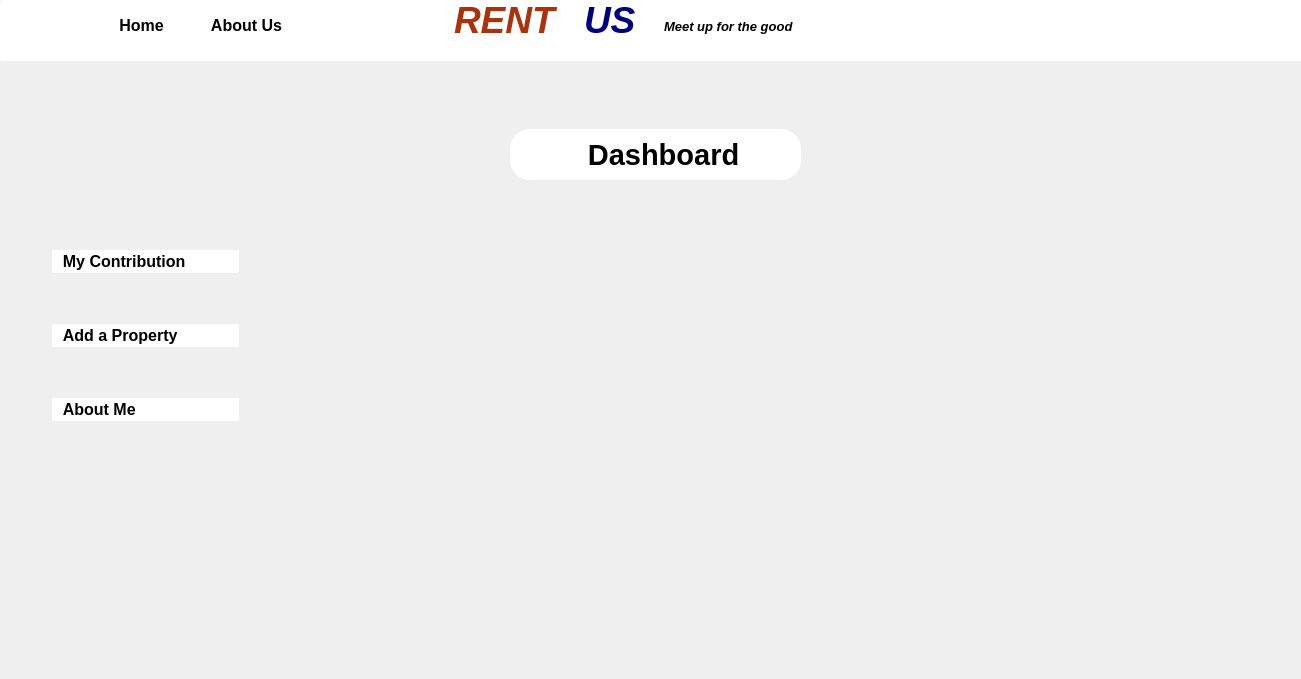
<?xml version="1.0" encoding="UTF-8"?>
<ui version="4.0">
 <class>userpage</class>
 <widget class="QWidget" name="userpage">
  <property name="geometry">
   <rect>
    <x>0</x>
    <y>0</y>
    <width>1301</width>
    <height>679</height>
   </rect>
  </property>
  <property name="windowTitle">
   <string>Form</string>
  </property>
  <property name="styleSheet">
   <string notr="true">#Homepage
{

background-color: rgb(222,220,220)
}

QTextEdit, QPlainTextEdit
{
	border : 1px solid white;
	border-radius: 2px;
}
QPushButton
{
	color: black;
	background: rgb(255,255,255);
	border: 2px solid white;
	border-radius: 2px;
	text-align : left;
}
#pushButton_3, #pushButton_4

{
	color: black;
	background: rgb(255,255,255);
	border: 2px solid white;
	border-radius: 2px;
	text-align : center;
}


</string>
  </property>
  <widget class="QStackedWidget" name="stackedWidget">
   <property name="geometry">
    <rect>
     <x>0</x>
     <y>-1</y>
     <width>1301</width>
     <height>661</height>
    </rect>
   </property>
   <widget class="QWidget" name="dashboard">
    <widget class="QPlainTextEdit" name="plainTextEdit">
     <property name="geometry">
      <rect>
       <x>0</x>
       <y>1</y>
       <width>1311</width>
       <height>61</height>
      </rect>
     </property>
     <property name="styleSheet">
      <string notr="true">#plaintextEdit
{
	border: 2px solid brown;
}</string>
     </property>
    </widget>
    <widget class="QPushButton" name="pushButton_3">
     <property name="geometry">
      <rect>
       <x>101</x>
       <y>11</y>
       <width>81</width>
       <height>31</height>
      </rect>
     </property>
     <property name="font">
      <font>
       <pointsize>12</pointsize>
       <bold>true</bold>
      </font>
     </property>
     <property name="styleSheet">
      <string notr="true">#pushButton_3
{
	color: black;
	background: rgb(255,255,255);
	border: 2px solid white;
	border-radius: 2px;
}
#pushButton_3:hover
{
	background: rgb(220,220,200);
}</string>
     </property>
     <property name="text">
      <string>Home</string>
     </property>
    </widget>
    <widget class="QTextEdit" name="textEdit">
     <property name="geometry">
      <rect>
       <x>449</x>
       <y>-5</y>
       <width>121</width>
       <height>61</height>
      </rect>
     </property>
     <property name="font">
      <font>
       <kerning>false</kerning>
      </font>
     </property>
     <property name="acceptDrops">
      <bool>false</bool>
     </property>
     <property name="undoRedoEnabled">
      <bool>false</bool>
     </property>
     <property name="readOnly">
      <bool>true</bool>
     </property>
     <property name="html">
      <string>&lt;!DOCTYPE HTML PUBLIC &quot;-//W3C//DTD HTML 4.0//EN&quot; &quot;http://www.w3.org/TR/REC-html40/strict.dtd&quot;&gt;
&lt;html&gt;&lt;head&gt;&lt;meta name=&quot;qrichtext&quot; content=&quot;1&quot; /&gt;&lt;meta charset=&quot;utf-8&quot; /&gt;&lt;style type=&quot;text/css&quot;&gt;
p, li { white-space: pre-wrap; }
hr { height: 1px; border-width: 0; }
&lt;/style&gt;&lt;/head&gt;&lt;body style=&quot; font-family:'Segoe UI'; font-size:9pt; font-weight:400; font-style:normal;&quot;&gt;
&lt;p style=&quot; margin-top:0px; margin-bottom:0px; margin-left:0px; margin-right:0px; -qt-block-indent:0; text-indent:0px;&quot;&gt;&lt;span style=&quot; font-size:28pt; font-weight:700; font-style:italic; color:#aa330b;&quot;&gt;RENT&lt;/span&gt;&lt;/p&gt;&lt;/body&gt;&lt;/html&gt;</string>
     </property>
    </widget>
    <widget class="QTextEdit" name="textEdit_3">
     <property name="geometry">
      <rect>
       <x>659</x>
       <y>15</y>
       <width>171</width>
       <height>41</height>
      </rect>
     </property>
     <property name="font">
      <font>
       <kerning>false</kerning>
      </font>
     </property>
     <property name="mouseTracking">
      <bool>false</bool>
     </property>
     <property name="acceptDrops">
      <bool>false</bool>
     </property>
     <property name="whatsThis">
      <string notr="true"/>
     </property>
     <property name="accessibleName">
      <string notr="true"/>
     </property>
     <property name="accessibleDescription">
      <string notr="true"/>
     </property>
     <property name="undoRedoEnabled">
      <bool>false</bool>
     </property>
     <property name="readOnly">
      <bool>true</bool>
     </property>
     <property name="html">
      <string>&lt;!DOCTYPE HTML PUBLIC &quot;-//W3C//DTD HTML 4.0//EN&quot; &quot;http://www.w3.org/TR/REC-html40/strict.dtd&quot;&gt;
&lt;html&gt;&lt;head&gt;&lt;meta name=&quot;qrichtext&quot; content=&quot;1&quot; /&gt;&lt;meta charset=&quot;utf-8&quot; /&gt;&lt;style type=&quot;text/css&quot;&gt;
p, li { white-space: pre-wrap; }
hr { height: 1px; border-width: 0; }
&lt;/style&gt;&lt;/head&gt;&lt;body style=&quot; font-family:'Segoe UI'; font-size:9pt; font-weight:400; font-style:normal;&quot;&gt;
&lt;p style=&quot; margin-top:0px; margin-bottom:0px; margin-left:0px; margin-right:0px; -qt-block-indent:0; text-indent:0px;&quot;&gt;&lt;span style=&quot; font-size:10pt; font-weight:700; font-style:italic;&quot;&gt;Meet up for the good&lt;/span&gt;&lt;/p&gt;&lt;/body&gt;&lt;/html&gt;</string>
     </property>
    </widget>
    <widget class="QPushButton" name="pushButton_4">
     <property name="geometry">
      <rect>
       <x>201</x>
       <y>11</y>
       <width>91</width>
       <height>31</height>
      </rect>
     </property>
     <property name="font">
      <font>
       <pointsize>12</pointsize>
       <bold>true</bold>
      </font>
     </property>
     <property name="styleSheet">
      <string notr="true">#pushButton_4
{
color: black;
	background: rgb(255,255,255);
	border: 2px solid white;
	border-radius: 2px;
}
#pushButton_4:hover
{
	background: rgb(220,220,200);
}</string>
     </property>
     <property name="text">
      <string>About Us</string>
     </property>
    </widget>
    <widget class="QTextEdit" name="textEdit_4">
     <property name="geometry">
      <rect>
       <x>1181</x>
       <y>7</y>
       <width>104</width>
       <height>51</height>
      </rect>
     </property>
     <property name="acceptDrops">
      <bool>false</bool>
     </property>
     <property name="styleSheet">
      <string notr="true">#textEdit_4
{
	border-image: url(:/image/images/user.png);
}</string>
     </property>
     <property name="undoRedoEnabled">
      <bool>false</bool>
     </property>
     <property name="readOnly">
      <bool>true</bool>
     </property>
    </widget>
    <widget class="QWidget" name="layoutWidget">
     <property name="geometry">
      <rect>
       <x>52</x>
       <y>206</y>
       <width>187</width>
       <height>261</height>
      </rect>
     </property>
     <layout class="QVBoxLayout" name="verticalLayout">
      <item>
       <widget class="QPushButton" name="pushButton_2">
        <property name="font">
         <font>
          <pointsize>12</pointsize>
          <italic>false</italic>
          <bold>true</bold>
          <stylestrategy>PreferDefault</stylestrategy>
          <kerning>false</kerning>
         </font>
        </property>
        <property name="styleSheet">
         <string notr="true">#pushButton_2
{
color: black;
	background: rgb(255,255,255);
	border: 2px solid white;
	border-radius: 2px;
}
#pushButton_2:hover
{
	background: rgb(220,220,200);
}</string>
        </property>
        <property name="text">
         <string>  My Contribution</string>
        </property>
        <property name="icon">
         <iconset>
          <normaloff>images/report.png</normaloff>images/report.png</iconset>
        </property>
       </widget>
      </item>
      <item>
       <widget class="QPushButton" name="pushButton_6">
        <property name="font">
         <font>
          <pointsize>12</pointsize>
          <italic>false</italic>
          <bold>true</bold>
          <stylestrategy>PreferDefault</stylestrategy>
          <kerning>false</kerning>
         </font>
        </property>
        <property name="styleSheet">
         <string notr="true">#pushButton_6
{
color: black;
	background: rgb(255,255,255);
	border: 2px solid white;
	border-radius: 2px;
}
#pushButton_6:hover
{
	background: rgb(220,220,200);
}</string>
        </property>
        <property name="text">
         <string>  Add a Property</string>
        </property>
        <property name="icon">
         <iconset>
          <normaloff>images/home.png</normaloff>images/home.png</iconset>
        </property>
       </widget>
      </item>
      <item>
       <widget class="QPushButton" name="pushButton_7">
        <property name="font">
         <font>
          <pointsize>12</pointsize>
          <italic>false</italic>
          <bold>true</bold>
          <stylestrategy>PreferDefault</stylestrategy>
          <kerning>false</kerning>
         </font>
        </property>
        <property name="mouseTracking">
         <bool>true</bool>
        </property>
        <property name="styleSheet">
         <string notr="true">#pushButton_7
{
color: black;
	background: rgb(255,255,255);
	border: 2px solid white;
	border-radius: 2px;
}
#pushButton_7:hover
{
	background: rgb(220,220,200);
}</string>
        </property>
        <property name="text">
         <string>  About Me</string>
        </property>
        <property name="icon">
         <iconset>
          <normaloff>images/user.png</normaloff>images/user.png</iconset>
        </property>
        <property name="autoDefault">
         <bool>false</bool>
        </property>
        <property name="default">
         <bool>false</bool>
        </property>
        <property name="flat">
         <bool>false</bool>
        </property>
       </widget>
      </item>
     </layout>
    </widget>
    <widget class="QPushButton" name="menu_btn">
     <property name="geometry">
      <rect>
       <x>1</x>
       <y>-10</y>
       <width>81</width>
       <height>71</height>
      </rect>
     </property>
     <property name="font">
      <font>
       <pointsize>11</pointsize>
       <bold>true</bold>
      </font>
     </property>
     <property name="styleSheet">
      <string notr="true">#menu_btn
{
	color: black;
	background: rgb(255,255,255);
	border: 0px;
	border-radius: 0px;
	pading: 2px;
}
#menu_btn:hover
{
	background: rgb(50,50,50);
	color: white;
}
#menu_btn::menu-indicator{ image: none; }</string>
     </property>
    </widget>
    <widget class="QTextEdit" name="textEdit_2">
     <property name="geometry">
      <rect>
       <x>579</x>
       <y>-5</y>
       <width>81</width>
       <height>61</height>
      </rect>
     </property>
     <property name="font">
      <font>
       <kerning>false</kerning>
      </font>
     </property>
     <property name="acceptDrops">
      <bool>false</bool>
     </property>
     <property name="styleSheet">
      <string notr="true">#textEdit_2
{
	border-color: white;
	bordrer: none;
}</string>
     </property>
     <property name="undoRedoEnabled">
      <bool>false</bool>
     </property>
     <property name="readOnly">
      <bool>true</bool>
     </property>
     <property name="html">
      <string>&lt;!DOCTYPE HTML PUBLIC &quot;-//W3C//DTD HTML 4.0//EN&quot; &quot;http://www.w3.org/TR/REC-html40/strict.dtd&quot;&gt;
&lt;html&gt;&lt;head&gt;&lt;meta name=&quot;qrichtext&quot; content=&quot;1&quot; /&gt;&lt;meta charset=&quot;utf-8&quot; /&gt;&lt;style type=&quot;text/css&quot;&gt;
p, li { white-space: pre-wrap; }
hr { height: 1px; border-width: 0; }
&lt;/style&gt;&lt;/head&gt;&lt;body style=&quot; font-family:'Segoe UI'; font-size:9pt; font-weight:400; font-style:normal;&quot;&gt;
&lt;p style=&quot; margin-top:0px; margin-bottom:0px; margin-left:0px; margin-right:0px; -qt-block-indent:0; text-indent:0px;&quot;&gt;&lt;span style=&quot; font-size:28pt; font-weight:700; font-style:italic; color:#00007f;&quot;&gt;US&lt;/span&gt;&lt;/p&gt;&lt;/body&gt;&lt;/html&gt;</string>
     </property>
    </widget>
    <widget class="QPushButton" name="pushButton_34">
     <property name="geometry">
      <rect>
       <x>510</x>
       <y>130</y>
       <width>291</width>
       <height>51</height>
      </rect>
     </property>
     <property name="font">
      <font>
       <pointsize>22</pointsize>
       <italic>false</italic>
       <bold>true</bold>
       <stylestrategy>PreferDefault</stylestrategy>
       <kerning>false</kerning>
      </font>
     </property>
     <property name="styleSheet">
      <string notr="true">#pushButton_34
{
color: black;
	background: rgb(255,255,255);
	border: 2px solid white;
	border-radius: 20px;
	text-align: center;
}
#pushButton_34:hover
{
	background: rgb(220,220,200);
}</string>
     </property>
     <property name="text">
      <string>  Dashboard</string>
     </property>
     <property name="icon">
      <iconset>
       <normaloff>images/report.png</normaloff>images/report.png</iconset>
     </property>
    </widget>
   </widget>
  </widget>
 </widget>
 <resources/>
 <connections/>
</ui>
